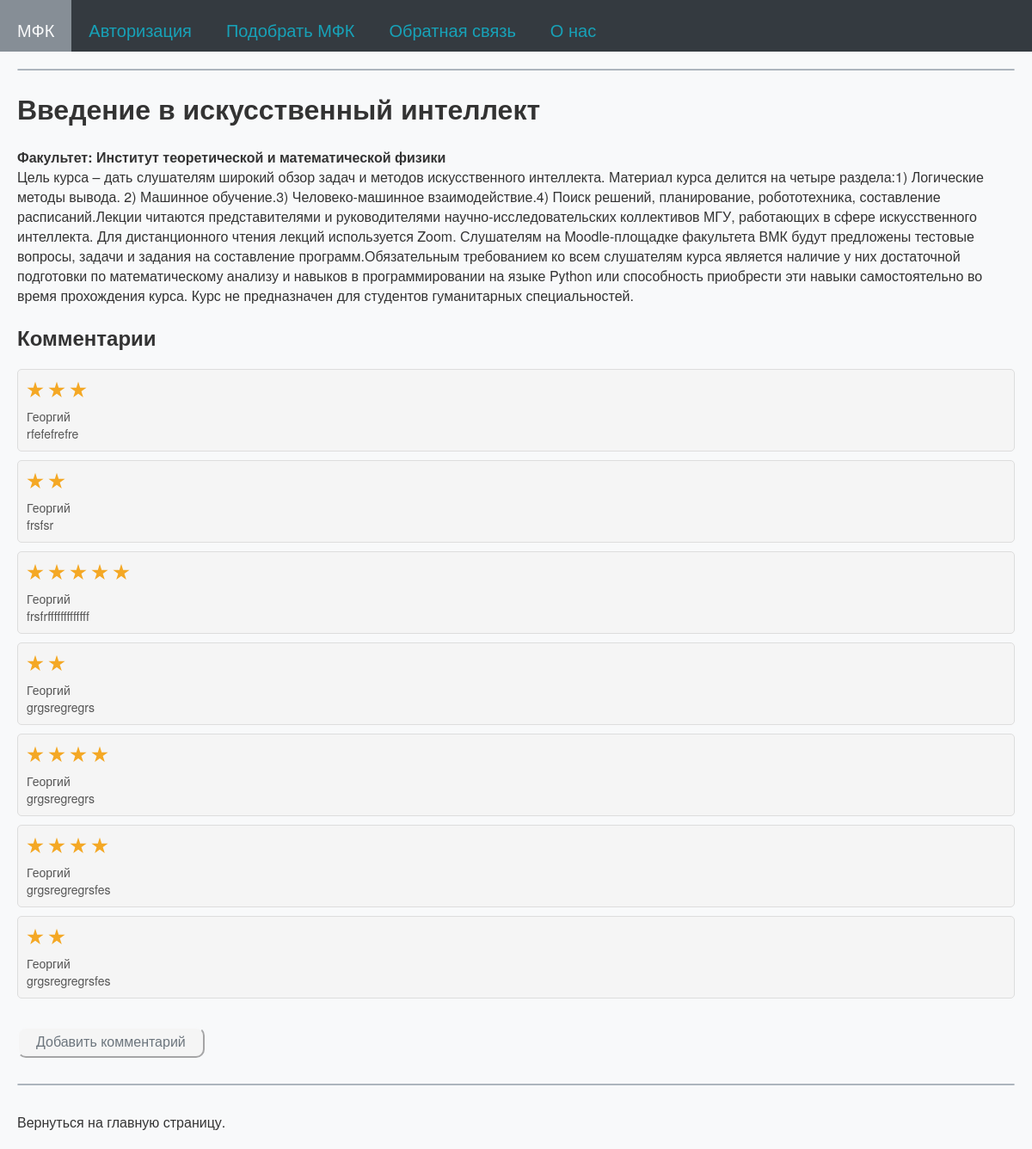
Page /mfk/221 on the committed database.
### tables this page shows
CREATE TABLE mfk (
id integer PRIMARY KEY AUTOINCREMENT,
name text,
faculty text,
desc text,
online text,
openclose text,
score text
);

CREATE TABLE comments (
id integer PRIMARY KEY AUTOINCREMENT,
username text,
text text,
mfkname text,
score text
);

### testApp.py (the view)
@app.route("/mfk/<alias>", methods=['GET', 'POST'])
def showMfk(alias):
    mfk = dbase.getMfk(alias)
    if not mfk:
        abort(404)
        abort(404)
    my_comments = dbase.getComment(alias)
    for my in my_comments:
        print("comments = ", my)
    print("altype = ", type(alias))
    print("comments = ", mfk)
    stars_numb = 3
    return render_template('mfk.html', menu=menu, mfk=mfk, alias=alias, my_comments=dbase.getComment(alias), stars_numb=stars_numb)

### FDataBase.py (called while the page is built)
    def getMfk(self, alias):
        try:
            self.__cur.execute(f"SELECT name, faculty, desc, online FROM mfk WHERE id LIKE '{alias}' LIMIT 1")
            res = self.__cur.fetchone()
            if res:
                return res
        except sqlite3.Error as e:
            print("Ошибка получения статьи из БД " + str(e))
        return (False, False)

    def getComment(self, alias):
        try:
            self.__cur.execute(f"SELECT username, text, mfkname, score FROM comments WHERE mfkname LIKE {alias}")
            res = self.__cur.fetchall()
            if res:
                return res
        except sqlite3.Error as e:
            print("Ошибка получения статьи из БД " + str(e))
        return ()

### testApp.py (called while the page is built)
def connect_db():
    conn = sqlite3.connect(app.config['DATABASE'])
    conn.row_factory = sqlite3.Row
    return conn

def get_db():
    if not hasattr(g, 'link_db'):
        g.link_db = connect_db()
    return g.link_db

@app.before_request
def before_request():
    global dbase
    db = get_db()
    dbase = FDataBase(db)

### templates/mfk.html (shortened to what this page needs)
{% extends 'index.html' %}
{% block content %}
    <p class="title">
        <h1>{{ mfk.name }}</h1>
        <b>Факультет: {{ mfk.faculty }}</b>
        <br>{{ mfk.desc }}
    </p>
    <h2>Комментарии</h2>
    <ul class="list-comments">
        {% for m in my_comments %}
            <li>
                <p class="title">
                    <div class="comment_stars_background comment_container container">
                      <div class="comment_stars_background container__items">
                        {% for i in range(m.score|int) %}
                          <label class="comment_stars_background my_label" for="">
                            <div class="star-stroke">
                            </div>
                          </label>
                        {% endfor %}
                      </div>
                    </div>
                <p class="annonce">{{m.username}}<br>{{ m.text }}</p>
            </li>
        {% endfor %}
    </ul>
<br>
    <a class="my_a" href="{{ url_for('addComment', alias=alias)}}"><button class="my_btn">Добавить комментарий</button></a>
{% endblock %}

### static/css/style.css (style rules this page uses)
body { font-family: 'Helvetica Neue', Helvetica, sans-serif; margin: 0; padding: 0; background-color: #f8f9fa; }
a { color: #007bff; text-decoration: none; }
ul.list-comments { list-style: none; margin: 0; padding: 0; }
ul.list-comments li { margin: 10px 0; padding: 10px; background: #f5f5f5; border: 1px solid #ddd; border-radius: 5px; }
ul.list-comments .title { margin: -15px 0 10px 0; font-size: 16px; font-weight: bold; color: #333; }
ul.list-comments .annonce { margin: 10px 0 0 0; font-size: 14px; color: #555; }
.my_a { color: #333; }
:root { --primary-colour: #f8f9fa; --secondary-colour: hsl(38 90% 55%); --star-colour: hsl(38 90% 55%); }
.my_label { margin-right: 5px; }
.container { background: #f8f9fa; margin: 0; padding: 0; display: flex; align-items: center; }
.container .container__items { display: flex; align-items: left; justify-content: left; gap: -50px; }
.container .container__items label { aspect-ratio: 1; }
.container .container__items label .star-stroke { display: grid; place-items: center; width: 20px; height: 20px; background: var(--secondary-colour); clip-path: polygon(50% 0%, 61% 35%, 98% 35%, 68% 57%, 79% 91%, 50% 70%, 21% 91%, 32% 57%, 2% 35%, 39% 35%); }
.comment_container { background: #f8f9fa; margin: 0; padding: 0; display: flex; align-items: center; }
.comment_stars_background { background: #f5f5f5; padding: 3px 0px 0px 0px ; }
.my_btn { background-color: #f5f5f5; border-color: #f8f9fa; color: #6c757d; border-radius: 10px; padding: 7px 20px; font-size: 16px; border-style: outset; }

### rows in the picture
mfk: name "Введение в искусственный интеллект", faculty "Институт теоретической и математической физики", desc "Цель курса – дать слушателям широкий обзор задач и методов искусственного интеллекта. Материал курса делится на четыре раздела:1) Логические методы вывода. 2) Машинное обучение.3) Человеко-машинное взаимодействие.4) Поиск решений, планирование, робототехника, составление расписаний.Лекции читаются представителями и руководителями научно-исследовательских коллективов МГУ, работающих в сфере искусственного интеллекта. Для дистанционного чтения лекций используется Zoom. Слушателям на Moodle-площадке факультета ВМК будут предложены тестовые вопросы, задачи и задания на составление программ.Обязательным требованием ко всем слушателям курса является наличие у них достаточной подготовки по…"
comments: score "3" (drawn), username "Георгий", text "rfefefrefre"
comments: score "2" (drawn), username "Георгий", text "frsfsr"
comments: score "5" (drawn), username "Георгий", text "frsfrfffffffffffff"
comments: score "2" (drawn), username "Георгий", text "grgsregregrs"
comments: score "4" (drawn), username "Георгий", text "grgsregregrs"
comments: score "4" (drawn), username "Георгий", text "grgsregregrsfes"
comments: score "2" (drawn), username "Георгий", text "grgsregregrsfes"

### other values in the picture
{{ m.title }} "МФК" "Авторизация" "Подобрать МФК" "Обратная связь" "О нас"
